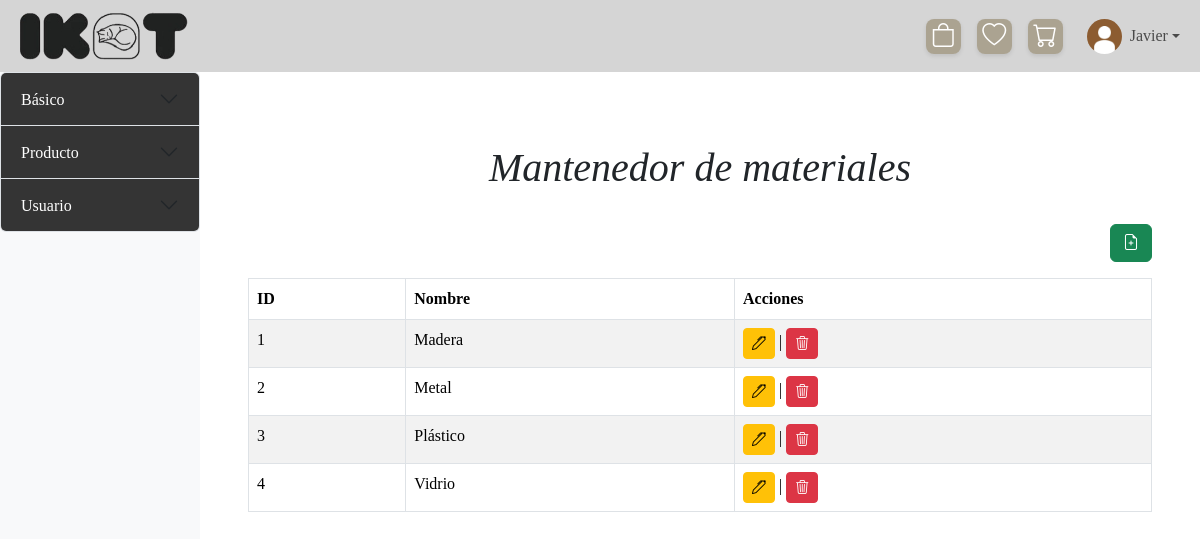
Before: /mantenedores/Mantenedor_materiales/mostrar_material.php (signed in) with the older database file.
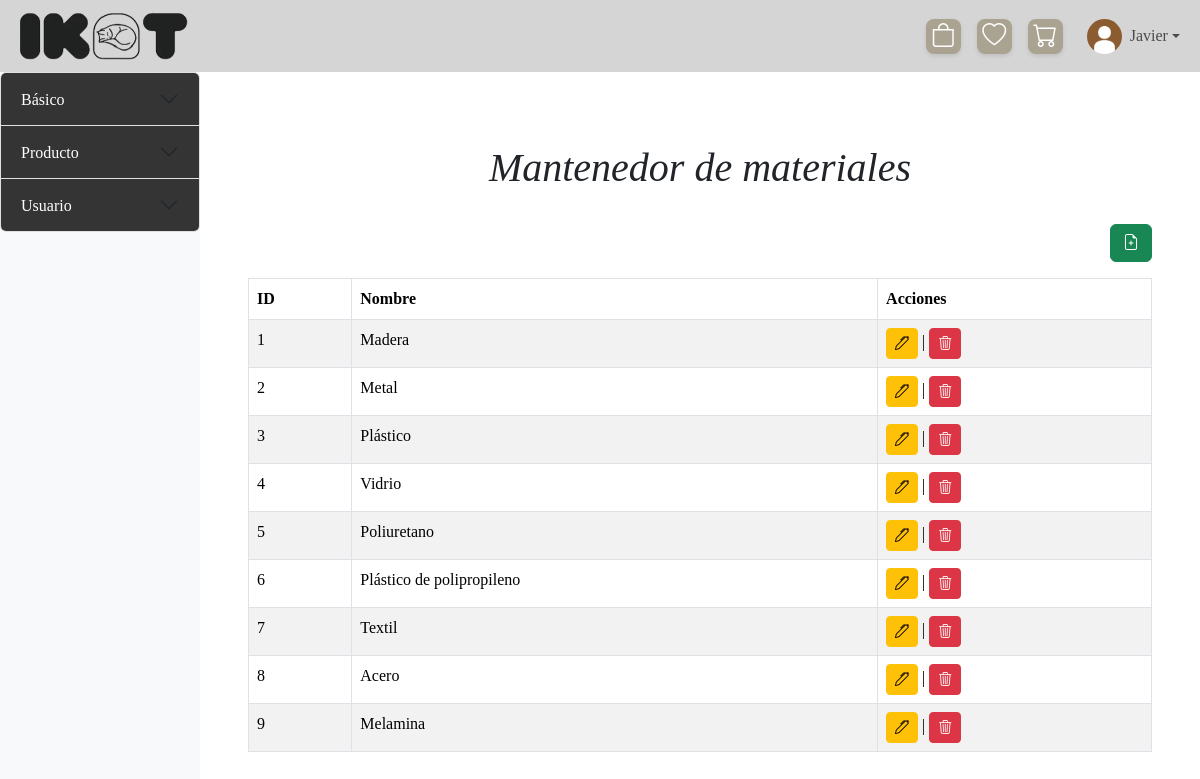
After: the same page with the newer database file.
### tables this page shows
CREATE TABLE `material` (
  `id_material` int(11) NOT NULL,
  `nombre_material` varchar(50) NOT NULL
);

### mantenedores/Mantenedor_materiales/mostrar_material.php (the view, shortened to what this page needs)
<?php
include '../../config/conexion.php';
?>
<!DOCTYPE html>
<html lang="es">
<head>
    <link href="https://cdn.jsdelivr.net/npm/bootstrap@5.3.3/dist/css/bootstrap.min.css" rel="stylesheet">
    <link rel="stylesheet" href="https://cdn.jsdelivr.net/npm/bootstrap-icons@1.11.3/font/bootstrap-icons.min.css">
    <link rel="stylesheet" href="..\..\assets\css\styles.css">
</head>
<body>
    <?php include $_SERVER['DOCUMENT_ROOT'] . '/xampp/TIS-1/IKAT/templates/header.php';?>
    <div class="d-flex">
        <?php include '../sidebar-mantenedores.php';?>
        <div class="content-area flex-grow-1 p-5 col-4 col-md-10">
            <h1 class="text-center p-4">Mantenedor de materiales</h1>
            <div class="d-flex justify-content-end mb-3">
                    <a class="btn btn-success" data-bs-toggle="modal" data-bs-target="#agregarMaterialModal">
                        <i class="bi bi-file-earmark-plus"></i>
                    </a>
                </div>
            <div class="table-responsive">
                <?php
                    $sql = "SELECT * FROM material";
                    $result = $conn->query($sql);
                    if ($result->num_rows > 0) {
                        echo "<table class='table table-bordered table-striped'>
                                <thead class='thead-dark'>
                                    <tr>
                                        <th>ID</th>
                                        <th>Nombre</th>
                                        <th>Acciones</th>
                                    </tr>
                                </thead>
                                <tbody>";
                        while($row = $result->fetch_assoc()) {
                            echo "<tr>
                                    <td>" . $row["id_material"] . "</td>
                                    <td>" . $row["nombre_material"] . "</td>
                                    <td>
                                        <a class='btn btn-warning btn-sm' data-bs-toggle='modal' data-bs-target='#editarMaterialModal" . $row["id_material"] . "'><i class='bi bi-pen'></i></a> |
                                        <a href='borrar_material.php?id=" . $row["id_material"] . "' class='btn btn-danger btn-sm'><i class='bi bi-trash3'></i></a>
                                    </td>
                                  </tr>";
                        }
                        echo "</tbody></table>";
                    } else {
                        echo "<p class='text-center'>No hay materiales registrados.</p>";
                    }
                ?>
            </div>
        </div>
    </div>
</body>
</html>

Changed rows visible on the page:
added material: id_material "5", nombre_material "Poliuretano"
added material: id_material "6", nombre_material "Plástico de polipropileno"
added material: id_material "7", nombre_material "Textil"
added material: id_material "8", nombre_material "Acero"
added material: id_material "9", nombre_material "Melamina"
